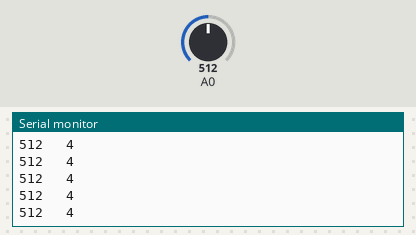
Recording of a sketch running on a simulated Arduino Uno, built with avr-gcc and run on an emulated ATmega328P. Parts: the last lines printed to the serial monitor. The inputs (shaded band) are chosen by the test bench; at power-on: A0 = 512.

Above: at 1.2 s.
1.3 s: A0 set to 492
At 1.31 s:
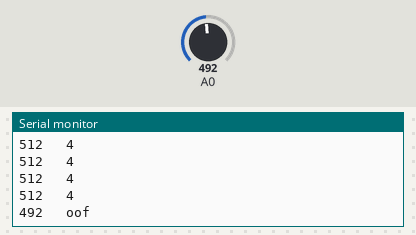
3.2 s: A0 set to 511
At 3.22 s:
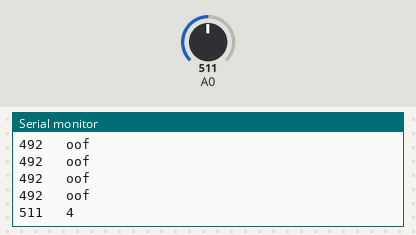

Measured:
- the behaviour switches between 505 and 504 on A0 (found by bisection; images 0 and 1)
- after the input at 1.3 s, the serial monitor: prints a new line at once (image 1)
- after the input at 3.2 s, the serial monitor: prints a new line at once (image 2)

The sketch:

analog_check.ino
```cpp
unsigned int DIPValue;

void setup() {
  // put your setup code here, to run once:
Serial.begin(9600);
}

void loop() {
  // put your main code here, to run repeatedly
  DIPValue=analogRead(A0);
  Serial.print(DIPValue);
  /*000
    001
    010
    011
    100
    101
    110
    111*/
  if(658 <= DIPValue && 669 >= DIPValue)
  {
    Serial.println("\t 1");
  }
  else if(625 <= DIPValue && 636 >= DIPValue)
  {
    Serial.println("\t 2");
  }
  else if(560 <= DIPValue && 571 >= DIPValue)
  {
    Serial.println("\t 3");
  }
  else if(505 <= DIPValue && 516 >= DIPValue)
  {
    Serial.println("\t 4");
  }
  else if(463 <= DIPValue && 472 >= DIPValue)
  {
    Serial.println("\t 5");
  }
  else if(380 <= DIPValue && 392 >= DIPValue)
  {
    Serial.println("\t 6");
  }
  else if(189 <= DIPValue && 201 >= DIPValue)
  {
    Serial.println("\t 7");
  }
  else if(0 <= DIPValue && 5 >= DIPValue)
  {
    Serial.println("\t 8");
  }
  else
  {
    Serial.println("\t oof");
  }
  delay(100);
}
```
